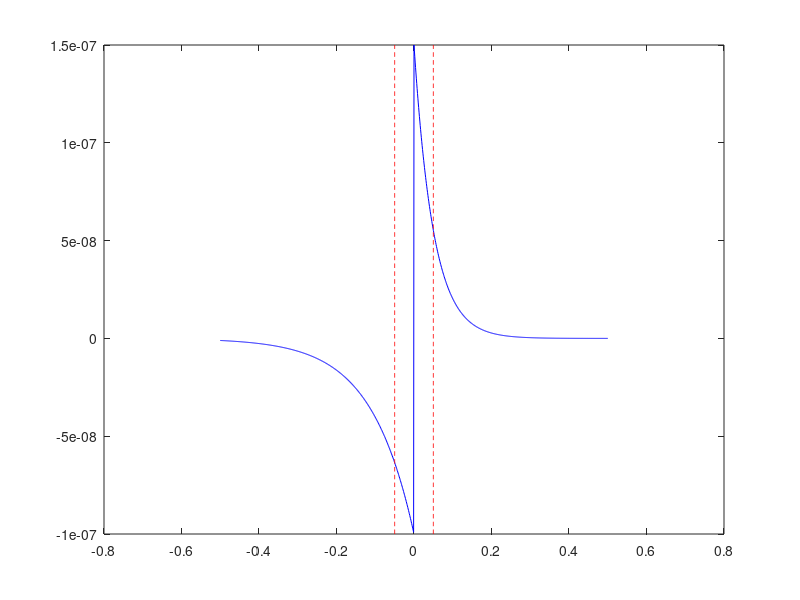

Write MATLAB code to recreate this figure. (Note: this script raises an error after producing the figure.)
%Generate Bimodal Distribution
clc; clear all;
% Define paramaters
num_neurons = 1;
num_patterns = 1;
num_inputs = 25;
epochs = 20;
VthMin = 2.5e-4;
VthMax = 20e-4;
Ve = 0.2e-4;
tau = 0.030e0; % Timing constant
R = 1e3; % Membrane resistance
dt = 0.001; % Timestep (s)
T = 0:dt:5; % Simulation timesteps
% Homeostatic plasticity parameters
Target = 25; % Ideal neuron firing rate
gamma = 35; % Multiplicative constant


refrac = zeros(1,num_neurons);%Refractory period (s).
refPer = 0.1;%Refractory period (s).

%Define shapes of pre and post-synaptic potentials
PreShape = [-0.020225919,0.0782925,1.20527,0.41411,0.093892356,0.0054362];
PostShape = [-0.00953449981,0.0787184394,1.2237,0.26342,0.08011004,0.0386186865];

% PreShape = [-0.015,0.015,-0.85,-1.0,0.005,0.010];
% PostShape = [-0.060,0.060,-1.0,-0.85,0.020,0.010];

%For this code, we want to demonstrate learning based off of STDP window.
% fmax = 20;%Hz
% fmin = 5;%Hz

Ap = 1.5e-7;
Tp = 50e-3;

An = -1.0e-7;
Tn = 110e-3;

% dt = 1e-3;
STDPDelT = -500e-3:dt:500e-3;

%Define an STDP window, which will be used as a lookup.
STDP = zeros(1,length(STDPDelT));
STDP(STDPDelT >= 0) = Ap*exp(-STDPDelT(STDPDelT >= 0)/Tp);
STDP(STDPDelT < 0) = An*exp(STDPDelT(STDPDelT < 0)/Tn);

%Set low and high frequencies
hr = 20;
lr = 5;

figure(3)
hold off
plot(STDPDelT,STDP,'b')
hold on
plot(1/hr*ones(1,length(STDPDelT)),linspace(An,Ap,length(STDPDelT)),'r--')
plot(-1/hr*ones(1,length(STDPDelT)),linspace(An,Ap,length(STDPDelT)),'r--')




% Define maximum and minimum levels of current
Imax = 5e-6;
Imin = 0e-6;
c_p_w = 10; % Current pulse width (index value)
i_p_w = 15; % Inhibition pulse width (index value)

% Define an inhibition current
inhib = 185e-6;



%Setting Init Weight
w= 1;

% Define the input as a matrix (for character recognition).
% Use 10Hz for whitened pixels and 200Hz for darkened pixels. Each row
% represents a column of pixels.
zero = [lr, hr, hr, hr, lr; hr, lr, lr, lr, hr; hr, lr, lr, lr, hr; hr, ...
    lr, lr, lr, hr; lr, hr, hr, hr, lr];
input = zero;

% Pre allocate output vector
memVOut = zeros(num_neurons, length(T), num_neurons);

devices = struct();
devices.w = zeros(num_inputs, num_neurons);
devices.SetPState = ones(num_inputs, num_neurons);
devices.SetNState = zeros(num_inputs, num_neurons);
devices.ResetPState = zeros(num_inputs, num_neurons);
devices.ResetNState = zeros(num_inputs, num_neurons);

% Initialise with random currents
init_w = Imin / 1 + (Imax) / 1 .* rand(5, 5, num_neurons); %Make random currents between zero and Imax.
Vth = VthMin .* ones(num_neurons, 1); % Threshold of neuron (V)

% Have a reshaped initial weight for ease of computation
init_w_rs = reshape(permute(init_w, [2 1 3]), [num_inputs 1 num_neurons]);

% Plot the initial random weights
H2 = figure(1);
bax = tiledlayout(2, 5);
map = redblue(100);

for n = 1:num_neurons
    ax = nexttile;
    imagesc(1:5, 1:5, init_w(:, :, n)');
    pbaspect(ax, [2, 2 2])
    xlim([0.5, 5.5]);
    ylim([0.5, 5.5]);
    view(0, 90);
    set(gca, 'xtick', [])
    set(gca, 'xticklabel', [])
    set(gca, 'ytick', [])
    set(gca, 'yticklabel', [])
    colormap(ax, map);
    title(sprintf('Neuron %d', n), 'fontsize', 18, 'fontname', 'arial')
end

cb = colorbar('FontSize', 16, 'Limits', [Imin, Imax]);
cb.Ticks = -0.025:0.005:0.025;
cb.Layout.Tile = 'east';
set(H2, 'Position', [500 500 1400 550]);

Activity = zeros(num_neurons, length(T), num_neurons);

for run = 1:epochs
    % Define current and membrane potential vectors.
    current = ones(num_inputs,length(T),num_neurons).*init_w_rs;
    Vm = zeros(num_neurons, length(T));
    current_sum = zeros(1, length(T), num_neurons);

    % Generate patterns for simulation
    input_tr = rand(num_inputs, length(T), num_patterns);
    % Develop the current pulses from the input spikes
    %         for i = 1:num_inputs
    %
    %             for j = 1:length(T)
    %
    %                 if input_tr(i, j, z) >= 1
    %
    %                     if j + c_p_w > length(T)
    %                         curr_tr(i, j:end, z) = 1;
    %                     else
    %                         curr_tr(i, j:j + c_p_w, z) = 1;
    %                     end
    %
    %                 end
    %
    %             end
    %
    %         end

    for z = 1:num_patterns
        for i = 1:num_inputs
            input_tr(i, :, z) = input_tr(i, :, z) <= input(i) * dt;
        end
    end

    input_tr = 1 * input_tr; % Convert from logical.
    for z = 1:num_patterns
        %Begin injecting currents into the network.
        for i = 1:length(T)
            % Determine where spiking events occur
            spk = find(Vm(:, i) > Vth);
            refrac(spk) = refrac(spk) + refPer;
            refrac_idx = find(refrac>0);
            No_spk = find(Vm(:, i) < Vth);
            % Update Activity values for each neuron.
            Vm(spk, i + 1) = Ve;
            Activity(spk, i, z) = 1;
            Activity(No_spk, i, z) = 0;
            if not(isempty(spk))



                for n = spk
                    % Calculate the changes in current based on spike times.
                    for k = 1:num_inputs
                        sp_time = find(input_tr(k, :, z) > 0);
                        delta_t = -T(sp_time) + T(i);
                        a = delta_t < 0;
                        b = delta_t > 0;
                        lll = 0;

                        if not(isempty(delta_t))

                            if isempty(delta_t(a))
                                del_t(1) = -85e-3;
                            else
                                del_t(1) = max(delta_t(a));
                            end

                            if isempty(delta_t(b))
                                del_t(2) = 85e-3;
                            else
                                del_t(2) = min(delta_t(b));
                            end

                            curr_change = [0, 0];

                            for p = 1:2
                                del_t_value = del_t(p);

                                if (abs(del_t_value) < 500e-3)
                                    %BELOW IS USING ACTUAL DEVICE, NOT WINDOW.
                                    %shape = [-0.020,0.020,1.0,1.0,0.020,0.020];
                                    %x = -100e-3:1e-3:100e-3;%dt = 0.01e-3
                                    %V_ref = fActP(x - del_t_value,PostShape)-fActP(x,PreShape); % This should be determined using an additional external function- Vref should be the applied voltage to the given device.
                                    %%[integrated_current, w, SetPState, SetNState, ResetPState, ResetNState] = apply_voltage(V_ref, dt, devices.w(k, z), devices.SetPState(k, z), devices.SetNState(k, z), devices.ResetPState(k, z), devices.ResetNState(k, z), params.data(1), params.data(2), params.data(3), params.data(4), params.data(5), params.data(6), params.data(7), params.data(8), params.data(9), params.data(10), params.data(11), params.data(12), params.data(13), params.data(14));
                                    %%[integrated_current, w, SetPState, SetNState, ResetPState, ResetNState] = apply_voltage(V_ref, dt,devices.w(k, z), devices.SetPState(k, z), devices.SetNState(k, z), devices.ResetPState(k, z), devices.ResetNState(k, z),20846,1602,0.122,0.8395,-1.048,1,1.573,0.332,-1.023,-1.484,-216.47,-88.3778,0.000282,0.000963);
                                    %[integrated_current, w, SetPState, SetNState, ResetPState, ResetNState] = apply_voltage(V_ref, 0.01e-3,devices.w(k, z), devices.SetPState(k, z), devices.SetNState(k, z), devices.ResetPState(k, z), devices.ResetNState(k, z),21805,1580,-0.1138,0.799998,-1.1478,1,1.8482,0.4498,-1.033,-1.4849,220.69,64.919,-0.000287,-0.000960);
                                    %devices.w(k, z) = w;
                                    %devices.SetPState(k, z) = SetPState;
                                    %devices.SetNState(k, z) = SetNState;
                                    %devices.ResetPState(k, z) = ResetPState;
                                    %devices.ResetNState(k, z) = ResetNState;
                                    %curr_change(p) = integrated_current;
                                    %                                 end

                                    %BELOW IS USING WINDOW AND NOT DEVICE.
                                    del_t_idx = find((del_t_value-dt<STDPDelT)&(STDPDelT<del_t_value+dt),1,'first');
                                    curr_change(p) = STDP(del_t_idx);
                                end

                            end

                            % Potentiation
                            current(k, i:end, n) = current(k, i:end, n) + curr_change(2);
                            % Depression
                            current(k, (i - round(del_t(1) / dt)):end, n) = current(k, (i - round(del_t(1) / dt)):end, n) +curr_change(1);
                        end
                    end
                end
            end

            % Determine if current has exceeded either limit
            current(current > Imax) = Imax;
            current(current < Imin) = Imin;

            current_sum(:, i:end, :) = sum(current(:, i:end, :), 1);
            csum = squeeze(permute(current_sum, [3 2 1]));

            Vm(No_spk, i + 1) = Vm(No_spk, i) + dt / tau * (Ve - Vm(No_spk, i) + (csum(No_spk, i)) * R);
            Vm(Vm < Ve) = Ve;
            %Ensure neurons that are still within refractory period are not
            %modified by above line of code.
            Vm(refrac_idx,i+1) = Ve;


            %Decrement refractory period
            refrac = refrac - dt;
        end

        %END OF PATTERN PRESENTATION

        % Need to re-initialise the weights.
        for n = 1:num_neurons
            % For each input
            for k = 1:num_inputs

                if not(isempty(find(current(k, :, n) ~= 0, 1, 'last')))
                    init_w_rs(k, :, n) = current(k, find(current(k, :, n) ~= 0, 1, 'last'), n);
                end

            end

        end

    end
    % Update the thresholds based on homeostatic plasticity
    Vth = Vth + dt * gamma .* (sum(Activity, [2, 3]) - Target);
    Vth(Vth < VthMin) = VthMin;
    Vth(Vth > VthMax) = VthMax;

    % Define the length of time to present all inputs
    tvec = linspace(0, T(end) * num_neurons, length(memVOut(n, :)));
    % Calculate the final weights and store them for next run.
    finalW = reshape(init_w_rs, [5 5 num_neurons]);
    % Generate a rastor plot
    H1 = figure(2);
    rastor = reshape(Activity, [num_neurons num_neurons * length(T)]);

    for n = 1:num_neurons
        rastor(n, :) = n * rastor(n, :);
    end

    plot(tvec, rastor, 'bo')
    axis([0 tvec(end) 0.5 num_neurons + 0.5])
    xticks(0:T(end):T(end) * 10);
    xlabel('Time (s)', 'FontSize', 13, 'FontWeight', 'bold')
    ylabel('Neuron', 'FontSize', 13, 'FontWeight', 'bold')
    data = [tvec; rastor]';
    writematrix(data, sprintf('epoch_%d.csv', run));
    % Update the receptive field
    figure(1);
    bax = tiledlayout(2, 5);

    for n = 1:num_neurons
        ax = nexttile;
        imagesc(1:5, 1:5, finalW(:, :, n)',[Imin Imax]);
        pbaspect(ax, [2, 2 2])
        xlim([0.5, 5.5]);
        ylim([0.5, 5.5]);
        view(0, 90);
        set(gca, 'xtick', [])
        set(gca, 'xticklabel', [])
        set(gca, 'ytick', [])
        set(gca, 'yticklabel', [])
        colormap(ax, map);
        title(sprintf('Neuron %d', n), 'fontsize', 18, 'fontname', 'arial');
    end

    cb = colorbar('FontSize', 16, 'Limits', [Imin, Imax]);
    cb.Ticks = -0.025:0.005:0.025;
    cb.Layout.Tile = 'east';
    set(H2, 'Position', [500 500 1400 550]);
end







